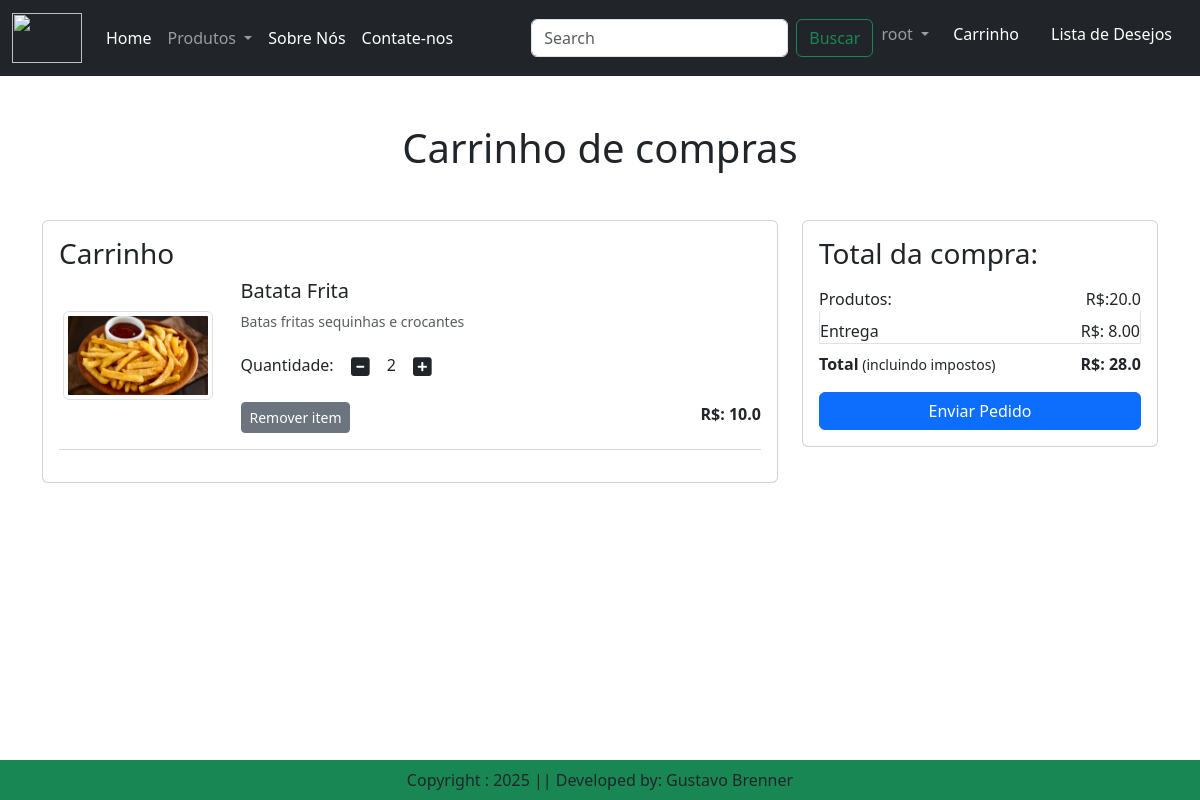
The page /cart/ (signed in) on the database as committed earlier.
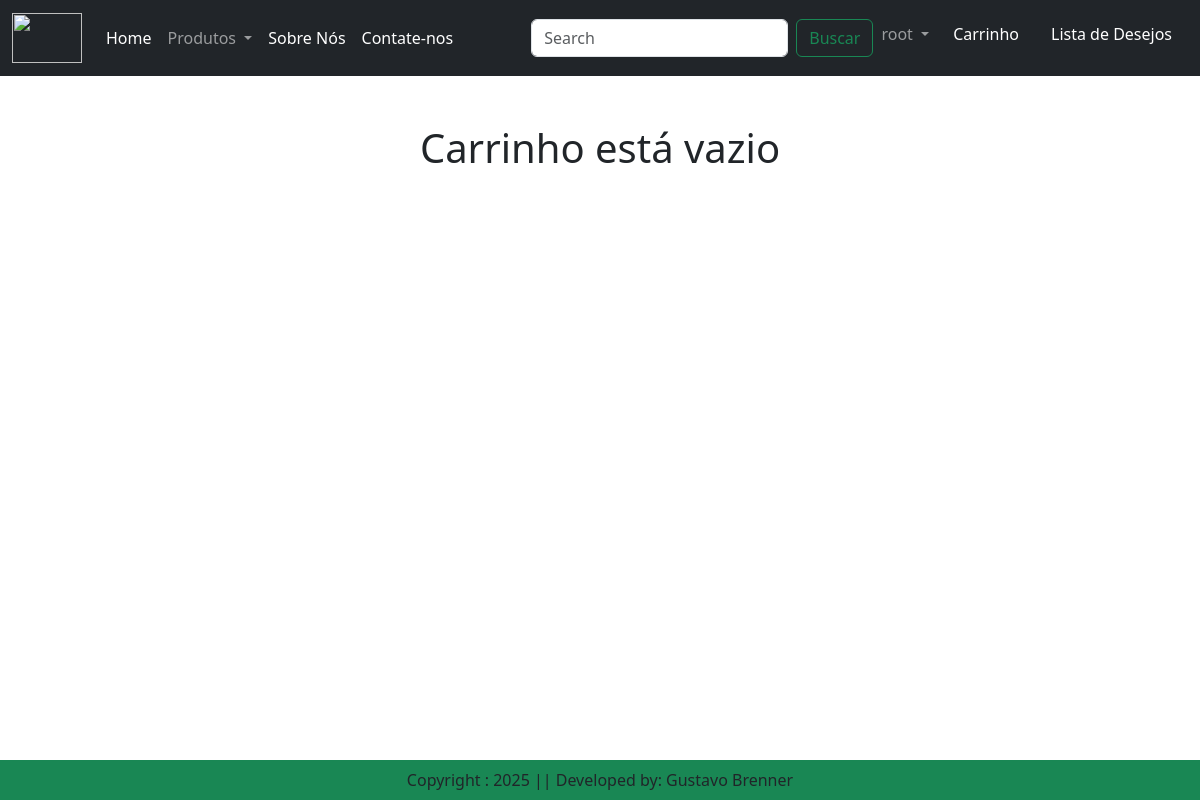
The same page on the database as committed later.
### app/models.py (models this page shows, shortened)
class Cart(models.Model):
    user = models.ForeignKey(User, on_delete=models.CASCADE)
    product = models.ForeignKey(Product, on_delete=models.CASCADE)
    quantity = models.PositiveIntegerField(default=1)
    class Meta:
        unique_together = ('user', 'product')

class Product(models.Model):
    title = models.CharField(max_length=100)
    selling_price = models.FloatField()
    discounted_price = models.FloatField()
    description = models. TextField()
    composition = models.TextField(default = '')
    prodapp = models.TextField(default= '')
    category = models.CharField(choices = CATEGORY_CHOICES, max_length=2)
    product_image = models.ImageField(upload_to='product')

### app/views.py (the view)
# urls.py: path('cart/', views.show_cart, name ='showcart'),
def show_cart(request):
    user = request.user
    cart = Cart.objects.filter(user=user )
    amount = 0
    for p in cart:
        value = p.quantity * p.product.discounted_price
        amount = amount + value
    totalamount = amount + 8
    return render(request, 'app/addtocart.html', locals())

### app/templates/app/addtocart.html (shortened to what this page needs)
{%extends 'app/base.html'%}
{%load static%}
{% block main-content %}
<div class = "container my-5">
    <div class = "row">
    {% if cart %}
        <h1 class ="text-center mb-5">Carrinho de compras</h1>
        <div class = "col-sm-8">
            <div class = "card">
                <div class = "card-body">
                    <h3>Carrinho</h3>
                    {% for item in cart %}
                        <div class = "row">
                            <div class = "col-sm-3 text-center align-self-center"><img src = "{{ item.product.product_image.url }}" alt = "" srcset ="" class ="img-fluid img-thumbnail shadhow-sm" height = "150" width = "150"></div>
                            <div class = "col-sm-9">
                                <div>
                                    <h5>{{item.product.title}}</h5>
                                    <p class = "mb-2 text-muted small">{{item.product.description}}</p>
                                    <div class="my-3">
                                        <label for ="quantity">Quantidade:</label>
                                        <a class = "minus-cart btn" pid={{item.product.id}} ><i class = "fas fa-minus-square fa-lg"></i></a>
                                        <span id="quantity">{{item.quantity}} </span>
                                        <a class = "plus-cart btn" pid={{item.product.id}} ><i class = "fas fa-plus-square fa-lg"></i></a>
                                    </div>
                                    <div class = "d-flex justify-content-between">
                                        <a href="#" class = "remove-cart btn btn-sm btn-secondary mr-3 " pid = {{item.product.id}} >Remover item</a>
                                        <p class = "mb-0"><span><strong>R$: {{item.product.discounted_price}} </strong></span></p>
                                    </div>
                                </div>
                            </div>
                        </div>
                        <hr class = "text-muted">
                    {% endfor %}
                </div>
            </div>
        </div>
        <div class = "col-sm-4">
            <div class = "card">
                <div class = "card-body">
                    <h3>Total da compra: </h3>
                    <ul class = "list-group">
                        <li class = "list-group-item d-flex justify-content-between align-items-center border-0 px-0 pb-0"> Produtos: <span id="amount" > R$:{{amount}} </span></li>
                        <li class = "list-group-item d-flex justify-content-between align-items-center  px-0 pb-0">Entrega<span> R$: 8.00</span></li>
                        <li class = "list-group-item d-flex justify-content-between align-items-center border-0 px-0 pb-0 mb-3">
                            <div>
                                <strong>Total</strong><small> (incluindo impostos) </small>
                            </div>
                         <span id="totalamount" > <strong> R$: {{totalamount}} </strong></span>
                        </li>
                    </ul>
                    <div class = "d-grid"><a  href = "{%url 'checkout'%}" class = "btn btn-primary">Enviar Pedido</a></div>
                </div>
            </div>
        </div>
    {% else %}
            <h1 class = "text-center mb-5">Carrinho está vazio</h1>
    {% endif %}
    </div>
</div>
{% endblock main-content %}

Rows that differ between the two databases and show on the page:
removed Cart: product.product_image (picture), product "Batata Frita", product.description "Batas fritas sequinhas e crocantes", quantity "2", product.discounted_price "10.0"
Other text that changed with them:
{{ amount }}: "20.0" → (not shown)
{{ totalamount }}: "28.0" → (not shown)
text no longer shown: "Carrinho de compras Carrinho Total da compra: Produtos: R$: Entrega R$: 8.00 Total (incluindo impostos) R$: Enviar Pedido"
text now shown: "Carrinho está vazio"
